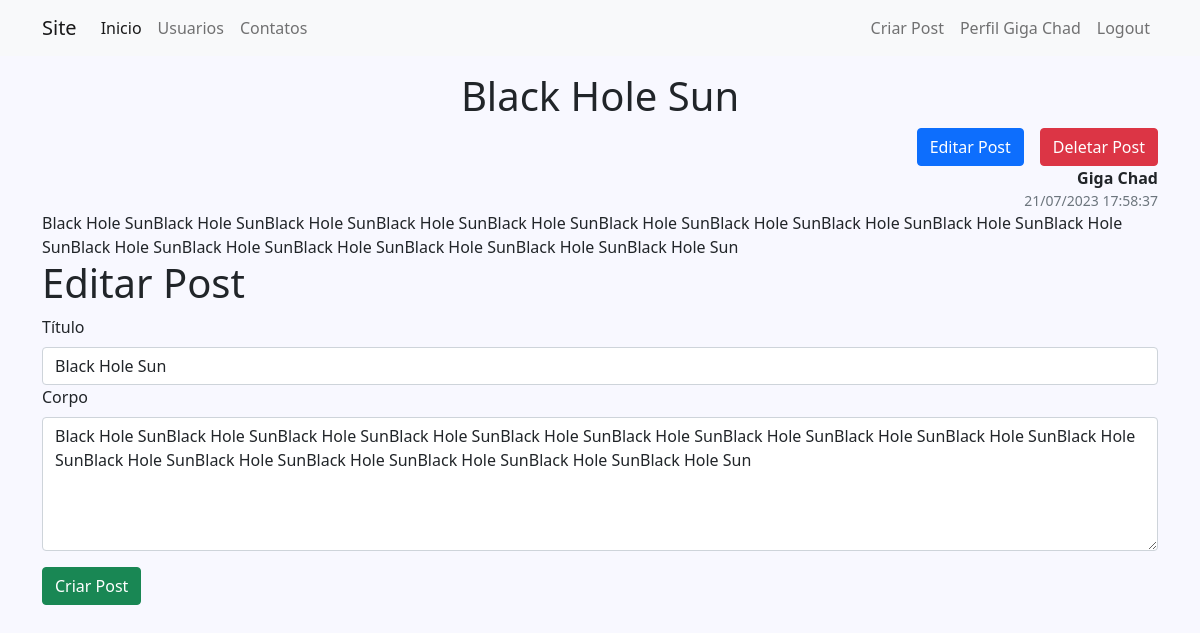
/post/2 (signed in), run on the app's committed database.
### comunidade/models.py (models this page shows, shortened)
class Usuario(database.Model, UserMixin):
    id = database.Column(database.Integer, primary_key=True)
    username = database.Column(database.String(20), unique=True, nullable=False)
    email = database.Column(database.String(50), unique=True, nullable=False)
    senha = database.Column(database.String, nullable=False)
    foto_perfil = database.Column(database.String, nullable=False, default='default.jpg')
    posts = database.relationship('Post', backref='autor', lazy=True)
    cursos = database.Column(database.String, nullable=False, default='Não Informado')

class Post(database.Model):
    id = database.Column(database.Integer, primary_key=True)
    titulo = database.Column(database.String(100), nullable=False)
    corpo = database.Column(database.Text, nullable=False)
    data_criacao = database.Column(database.DateTime, nullable=False, default=datetime.now(timezone))
    id_usuario = database.Column(database.Integer, database.ForeignKey('usuario.id'), nullable=False)

### comunidade/routes.py (the view)
@app.route('/post/<int:post_id>', endpoint='post', methods=['GET', 'POST'])
@login_required
def post(post_id):
    post = Post.query.get_or_404(post_id)
    csrf_token = generate_csrf()
    if current_user == post.autor:
        form = FormCriarPost()
        if request.method == 'GET':
            form.titulo.data = post.titulo
            form.corpo.data = post.corpo
        elif form.validate_on_submit():
            post.titulo = form.titulo.data
            post.corpo = form.corpo.data
            database.session.commit()
            flash('Post atualizado com sucesso!', 'success')
            return redirect(url_for('post', post_id=post.id))
    else:
        form = None
    return render_template('post.html', post=post, form=form, csrf_token=csrf_token)

### comunidade/forms.py
class FormCriarPost(FlaskForm):
    titulo = StringField('Título', validators=[DataRequired(), Length(min=2, max=140)])
    corpo = TextAreaField('Corpo', validators=[DataRequired()])
    submit_criar_post = SubmitField('Criar Post')

### comunidade/models.py (called while the page is built)
@login_manager.user_loader
def load_user(user_id):
    return Usuario.query.get(int(user_id))

### comunidade/templates/post.html (shortened to what this page needs)
{% extends 'base.html' %}
{% block body %}
    <div class="container">
        <div class="row">
            <h1 class="text-center">{{ post.titulo }}</h1>
            <div class="d-flex justify-content-end">
                {% if form %}
                    <a href="#form_editar_post"><button class="btn btn-primary">Editar Post</button></a>
                    <button class="btn btn-danger ms-3" data-bs-toggle="modal" data-bs-target="#exampleModal">Deletar Post</button>
                {% endif %}
            </div>
            <b class="text-end">{{ post.autor.username }}</b>
            <small class="text-end text-muted">{{ post.data_criacao.strftime("%d/%m/%Y %H:%M:%S")}}</small>
            <div class="col justify-content-center">
                {{ post.corpo }}
            </div>
        </div>
    </div>
    {% if form %}
        <div class="container">
            <div class="row">
                <h1>Editar Post</h1>
                <form action="" id="form_editar_post" method="POST">
                    <div class="form-group">
                        {{ form.titulo.label(class='form-label') }}
                        {% if form.titulo.errors %}
                            {{ form.titulo(class='form-control is-invalid') }}
                            <div class="invalid-feedback">
                                {% for error in form.titulo.errors %}
                                    {{ error }}
                                {% endfor %}
                            </div>
                        {% else %}
                            {{ form.titulo(class='form-control') }}
                        {% endif %}
                    </div>
                    <div class="form-group">
                        {{ form.corpo.label(class='form-label') }}
                        {% if form.corpo.errors %}
                            {{ form.corpo(class='form-control', cols="5", rows="8") }}
                            <div class="invalid-feedback">
                                {% for error in form.corpo.errors %}
                                    {{ error }}
                                {% endfor %}
                            </div>
                        {% else %}
                            {{ form.corpo(class='form-control', rows='5') }}
                        {% endif %}
                    </div>
                    {{ form.submit_criar_post(class='btn btn-success mt-3 mb-3') }}
                </form>
            </div>
        </div>
    {% endif %}
{% endblock %}

### comunidade/templates/navbar.html (shortened to what this page needs)
<nav class="navbar navbar-expand-lg navbar-light bg-light">
    <div class="container-fluid container">
        <a class="navbar-brand" href="">Site</a>
        <div class="collapse navbar-collapse" id="navbarSupportedContent">
            <ul class="navbar-nav me-auto mb-2 mb-lg-0">
                <li class="nav-item">
                    <a class="nav-link active" aria-current="page" href="{{ url_for('home') }}">Inicio</a>
                </li>
                <li class="nav-item">
                    <a class="nav-link" href="{{ url_for('usuarios') }}">Usuarios</a>
                </li>
                <li class="nav-item">
                    <a class="nav-link" href="{{ url_for('contatos') }}">Contatos</a>
                </li>
            </ul>
            <ul class="d-flex navbar-nav">
                {% if not current_user.is_authenticated %}
                    <li class="nav-item">
                        <a class="nav-link" href="{{ url_for('login') }}">Login</a>
                    </li>
                    <li class="nav-item">
                        <a class="nav-link" href="{{ url_for('login') }}">Criar Conta</a>
                    </li>
                {% else %}
                    <li class="nav-item">
                        <a class="nav-link" href="{{ url_for('post_create') }}">Criar Post</a>
                    </li>
                    <li class="nav-item">
                        <a class="nav-link" href="{{ url_for('perfil') }}">Perfil {{ current_user.username }}</a>
                    </li>
                    <li class="nav-item">
                        <a class="nav-link" href="{{ url_for('sair') }}">Logout</a>
                    </li>
                {% endif %}
            </ul>
        </div>
    </div>
</nav>

### comunidade/static/css/style.css (style rules this page uses)
body { background-color: ghostwhite; border-radius: 10px; }

### data on the page
Usuario: username "Giga Chad", autor.username "Giga Chad"
Post: titulo "Black Hole Sun", data_criacao "21/07/2023 17:58:37", corpo "Black Hole SunBlack Hole SunBlack Hole SunBlack Hole SunBlack Hole SunBlack Hole SunBlack Hole SunBlack Hole SunBlack Hole SunBlack Hole SunBlack Hole SunBlack Hole SunBlack Hole SunBlack Hole SunBlack Hole SunBlack Hole Sun"
